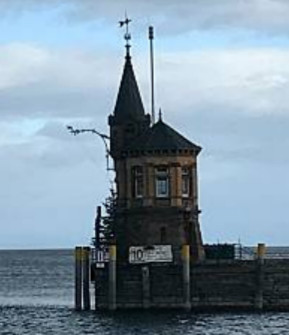
#> input picture ch_15/lake.jpg, 289 x 335 px
$ python ch15_10.py
#> lines starting #> are read from the running program, lines starting #| are printed output that depends on the picture; after the words box and inside, x2 and y2 are one past the last pixel; in counts of white or black regions, pixels touching at a corner belong together
# Modified from ch15_1.py
import cv2
import numpy as np

src = cv2.imread('lake.jpg')
#> src is the input picture: shape (335, 289, 3); mean B, G, R 161.7, 146.7, 126.6
src_copy = src.copy()
# 1.
src_gray = cv2.cvtColor(src, cv2.COLOR_BGR2GRAY)
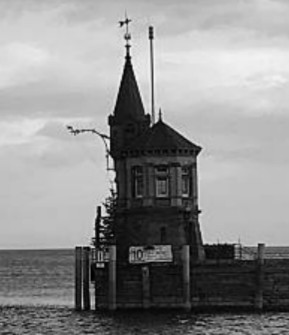
#> src_gray: shape (335, 289); min 0, max 246, mean 142.4
# 2.
ret, dst_binary = cv2.threshold(src_gray, 150, 255, cv2.THRESH_BINARY)
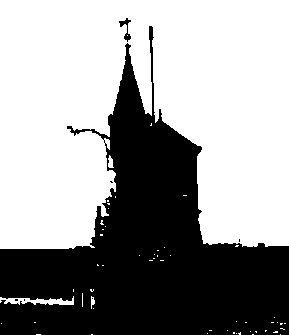
#> dst_binary: shape (335, 289); 60.6% white; 7 black regions (5 under 20 px)
# 3.
contours, hierarchy = cv2.findContours(dst_binary, cv2.RETR_LIST, cv2.CHAIN_APPROX_SIMPLE)
#> contours = 62 contours, 58 with area under 20; largest, box (x1, y1, x2, y2) and area: (0, 0, 289, 249) 57345, (0, 296, 74, 305) 268, (118, 17, 132, 43) 133, (108, 155, 114, 168) 36
# 4.
mask = np.zeros(src.shape, np.int8)
dst = cv2.drawContours(mask, contours, -1, (255, 255,255), -1)
#> dst: shape (335, 289, 3) int8; values 0 (black) and 127 (white), 60.6% white; 7 black regions (5 under 20 px), largest, box (x1, y1, x2, y2) and area: (0, 26, 289, 335) 37984, (119, 18, 131, 42) 98
dst_result = np.bitwise_and(src, mask)
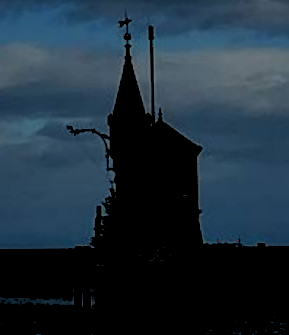
#> dst_result: shape (335, 289, 3) int16; mean B, G, R 60, 47.2, 30.8


cv2.imshow('Src', src_copy)
cv2.imshow('Src Binary', dst_binary)
cv2.imshow('RST', dst)

cv2.waitKey(0)
cv2.destroyAllWindows()
